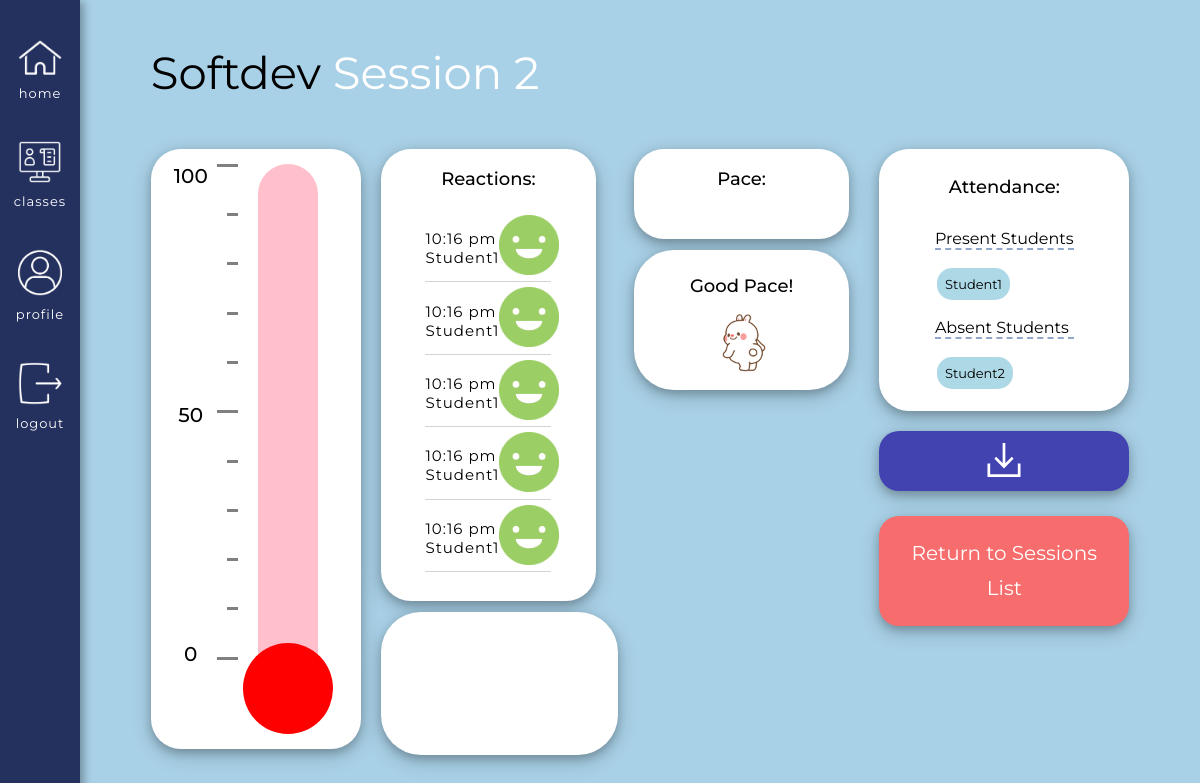
Page /classes/course/1/previous_session_data/2 (signed in) on the committed database.
### app/models.py (models this page shows, shortened)
class Courses(db.Model):
    id = db.Column(db.Integer, primary_key=True) # Always need ID
    course_name = db.Column(db.String(140), index=False, unique=False) # Not indexable or unique bc many people can have the same course
    code = db.Column(db.Integer, index=True, unique=True) # Indexable to link it back to the course name
    timestamp = db.Column(db.DateTime, index=True, default=datetime.utcnow) # Timestamp
    status = db.Column(db.Integer, index=False, unique=False, default=0) # 0 means the class is inactive, 1 is active
    teacher_id = db.Column(db.Integer, db.ForeignKey('user.id'))  # Taking the user ID from the user model, using backref of teacher will show you the actual teacher
    icon = db.Column(db.String(220), index=False, unique=False, default="/static/images/classes_books.png") # Icon option, turtle gif is set as the default
    color = db.Column(db.Integer, index=False, unique=False, default=0) # Adding the option to decide the color of the class
    signups = db.relationship('Signups', backref='course_id', lazy='dynamic') # This will show all the student signups for this course
    reactions = db.relationship('Reactions', backref='course_actual', lazy='dynamic') # This will show all the reactions for this course
    session = db.relationship('Session', backref='session_course_id', lazy='dynamic') # This will show you all the sessions of the course
    forms = db.relationship('Prompts', backref='course_form', lazy='dynamic') # This will show you all of the forms of the course
    responses = db.relationship('Responses', backref='course_response', lazy='dynamic') # This will show you all of the responses of the course

class Reactions(db.Model): # A base class for all models from Flask SQLAlchemy
    id = db.Column(db.Integer, primary_key=True) # every new database should have an ID so it knows how to organize the info passed in
    user_id = db.Column(db.Integer, db.ForeignKey('user.id')) # Taking the user ID from the user model, using the backref of reactor will show you the actual user
    reactions = db.Column(db.Integer, index=False, unique=False) # Creating a new column in the database for emotions. Not unique and not indexable
    reactions_course_id = db.Column(db.Integer, db.ForeignKey('courses.id')) # Using backref of course_actual will show you the actual course
    session_id = db.Column(db.Integer, db.ForeignKey('session.id')) # Using backref actual_session of will show you the actual session, e.g. <Session>
    timestamp = db.Column(db.DateTime, index=True, default=datetime.utcnow) # Timestamp

class User(UserMixin, db.Model):
    id = db.Column(db.Integer, primary_key=True)
    username = db.Column(db.String(64), index=True, unique=True) # adding columns to the database
    email = db.Column(db.String(120), index=True, unique=True)
    password_hash = db.Column(db.String(128))
    role = db.Column(db.Integer, index=False, unique=False) # 0 is Teacher, 1 is Student
    about_me = db.Column(db.String(140))
    last_seen = db.Column(db.DateTime, default=datetime.utcnow)
    posts = db.relationship('Post', backref='author', lazy='dynamic') # First part is calling it from the Post model, secret field is the backref (author)
    reactions = db.relationship('Reactions', backref='reactor', lazy='dynamic') # This will show all the reactions that this user has made
    teaches = db.relationship('Courses', backref='teacher', lazy='dynamic') # This will show all the courses that the user teaches
    signups = db.relationship('Signups', backref='student', lazy='dynamic') # This will show all of the signups of that user
    responses = db.relationship('Responses', backref='student_responder', lazy='dynamic') # This will show all the responses of that user
    prompts = db.relationship('Prompts', backref='teacher_prompter', lazy='dynamic') # This will show all forms of that teacher

### app/routes.py (the view)
@app.route('/classes/course/<course_id>/previous_session_data/<session_id>')
@login_required
def previous_session_data(course_id, session_id):
    teacher_id = Courses.query.get(course_id).teacher_id
    if current_user.id != teacher_id:
        return unauthorized_access()
    session = Session.query.get(session_id)
    course = session.session_course_id # This gives you the actual course
    course_id = session.course_id # This will give you the course id
    signups = Signups.query.filter_by(course=course_id).all() # List of students that are in this specific course
    reactions_specific = Reactions.query.filter_by(session_id=session_id).filter(Reactions.reactions<5).all() # List of reactions that happened in this specific course, specific session
    speeds_specific = Reactions.query.filter_by(session_id=session_id).filter(Reactions.reactions>5).all() # Speeds filtered out by the course ID and by the reaction number
    present_set = set()
    absent_set = set()
    for r in reactions_specific:
        if (r.reactor.role == 1): # If the reactor is a student
            present_set.add(r.reactor.username) # Then add to the present list
    for signup in signups: # Going through the list of signups
        if (signup.student.username not in present_set and signup.student.role == 1):
            absent_set.add(signup.student.username)
    speed_filtered = Reactions.query.filter_by(session_id=session_id).filter(Reactions.reactions>5).all() # Speeds filtered out by the session ID and by the reaction number
    faster = 0
    slower = 0
    speed_number = 0
    calculated_number = 0
    for s in speed_filtered:
        if s.reactions == 6: # Faster request
            faster += 1
        else: # Slower request
            slower += 1
    total = slower + faster
    if total != 0:
        calculated_number = (faster/total) * 100
    if calculated_number >= 91:
        speed_number = 10
    elif calculated_number >= 81:
        speed_number = 9
    elif calculated_number >= 71:
        speed_number = 8
    elif calculated_number >= 61:
        speed_number = 7
    elif calculated_number >= 51:
        speed_number = 6
    elif calculated_number >= 41:
        speed_number = 0 # Nothing will be shown at this point
    elif calculated_number >= 31:
        speed_number = 1
    elif calculated_number >= 21:
        speed_number = 2
    elif calculated_number >= 11:
        speed_number = 3
    elif calculated_number >= 1: # Smaller the number is, the slower the class should be
        speed_number = 4
    else:
        speed_number = 5
        if total == 0: # No speeds have been selected yet
            speed_number = 0
    return render_template('previous_session_data.html', course=course,
                                        course_id=course_id,
                                        reactions_specific=reactions_specific,
                                        speeds_specific=speeds_specific,
                                        session=session,
                                        speed_number=speed_number,
                                        session_id=session_id,
                                        present_list=list(present_set),
                                        absent_list=list(absent_set),
                                        title=course.course_name + " Session " + session_id)

### app/models.py (called while the page is built)
@login.user_loader
def load_user(id):
        return User.query.get(int(id))

### app/routes.py (called while the page is built)
@app.before_request # This function will be executed right before the view function
def before_request():
    if current_user.is_authenticated: # Checks whether the current user is logged in
        current_user.last_seen = datetime.utcnow() # Sets the last seen to the date using the UTC time zone
        db.session.commit() # Don't need to do db.session.add() because the user is already in the database (using a current_user)

### app/templates/previous_session_data.html (shortened to what this page needs)
{% extends "base.html" %}
{% block head %}
    <link rel="stylesheet" href="{{ url_for('static', filename='css/student.css') }}">
    <link rel="stylesheet" href="{{ url_for('static', filename='css/student_media.css') }}">
    <link rel="stylesheet" href="{{ url_for('static', filename='css/previous_data.css') }}">
{% endblock %}
{% block content %}
<div class = "roomsBox">
    <div class = "titleHolder">
        <h1>{{ course.course_name }} <span class = "white">Session {{ session_id }}</span></h1>
    </div>
    <div class = "overallContainer">
        <div class = "overallThermoContainer">
            <div class = "numHolder">
                <div class = "numbers">
                    <div class = "num">
                        <p>100</p>
                    </div>
                    <div class = "num">
                        <p>50</p>
                    </div>
                    <div class = "num">
                        <p>0</p>
                    </div>
                </div>
            </div>
            <div class = "dashHolder">
                <div class = "dashes">
                    <div id = "long" class = "dash"></div>
                    <div class = "dash"></div>
                    <div class = "dash"></div>
                    <div class = "dash"></div>
                    <div class = "dash"></div>
                    <div id = "long" class = "dash"></div>
                    <div class = "dash"></div>
                    <div class = "dash"></div>
                    <div class = "dash"></div>
                    <div class = "dash"></div>
                    <div id = "long" class = "dash"></div>
                </div>
            </div>
            <div class = "tempVisual">
                <div class = "thermometer_shell">
                </div>
                <div class = "thermoCircle">
                </div>
            </div>
        </div>
        <div class = "reactionsHolder teacherVersion">
            {% if current_user.role == 0 %}
                <div class = "bigReactionBox">
                    <div class = "teacherReactionHolder">
                        <div class = "reactionResultsHolder">
                            <h2> Reactions: </h2>
                            <div class = "scrollbar" id = "reactionResults">
                                <div class = "testingBox">
                                    {% for r in reactions_specific %}
                                    <div class = "userReactionView">
                                        {% if r.reactions == 0 %}
                                            <div class = "speedText">
                                                <p>{{ moment(r.timestamp).format('hh:mm a') }}</p>
                                                <p>{{ r.reactor.username }}</p>
                                            </div>
                                            <div>
                                                <img class = 'makeSmaller' src='../../../../static/images/Happy.png'>
                                            </div>
                                        {% endif %}
                                    </div>
                                    {% endfor %}
                                </div>
                            </div>
                        </div>
                        <div class = "vibeHolder teacherVibe">
                            <div id = "room_vibe" class = "teacherVibeInside">
                            </div>
                        </div>
                    </div>
                    <div class = "speedHolder">
                        <div class = "paceBox">
                            <h2> Pace: </h2>
                        </div>
                        <div id = "visualHolder" class = "teacherVisualHolder">
                            <div id = "paceTitle">
                                {% if speed_number > 5 %}
                                    <h2>Speed Up!</h2>
                                    <div class = "speedLine">
                                    {% for i in range(speed_number - 5) %}
                                        <div class = "visual_fast teacherSpeed">
                                            <img class = "turtle display" src = "{{ url_for('static', filename='images/Bunny.gif') }}">
                                        </div>
                                    {% endfor %}
                                    </div>
                                {% elif speed_number == 0 %}
                                    <h2>Good Pace!</h2>
                                    <img class = "makeSmaller" src = "{{ url_for('static', filename='images/GoodPace.gif') }}">
                                {% endif %}
                            </div>
                        </div>
                    </div>
                </div>
            {% endif %}
        </div>
        {% if current_user.role == 0 %}
        <div class = "attendanceBox">
            <div class = "attendanceSection">
                <h2>Attendance: </h2>
                <div id = "attendance">
                    <div id = "inside">
                        <h3>Present Students</h3>
                        <div id = "present">
                            {% for p in present_list %}
                                <p>{{ p }}</p>
                            {% endfor %}
                        </div>
                        <h3>Absent Students</h3>
                        <div id = "absent">
                            {% for a in absent_list %}
                                <p>{{ a }}</p>
                            {% endfor %}
                        </div>
                    </div>
                </div>
            </div>
            <div class = "openReportSection">
                <button title="Download a Report for this Session" id="openReport" type="button" onclick="redirectToDownloadPage( {{ session_id }})">
                    <img id="downloadImg" src="{{ url_for('static', filename='images/download.svg') }}" alt="Download Report">
                </button>
            </div>
            <div class = "endSection">
                <div class="endForm">
                    <a href ="/classes/course/{{ course_id }}/previous_session_list" class="endSessionButton">Return to Sessions List</a>
                </div>
            </div>
        </div>
        {% endif %}
    </div>
</div>
{% endblock %}

### app/static/css/base.css (style rules this page uses)
body { margin: 0 !important; font-family: "Montserrat", sans-serif; }
h1, p { margin: 0; }
h2, h3 { font-weight: 400; }

### app/static/css/previous_data.css (style rules this page uses)
.endForm { display: flex; justify-content: center; align-items: center; text-align: center; }
.endForm a { text-decoration: none; line-height: 35px; }
#reactionResults, #speedResults { display: flex; flex-direction: column; width: 90%; max-height: 380px; overflow-y: scroll; justify-content: flex-start; align-items: center; margin-bottom: 20px; margin-top: 10px; }
.testingBox { width: 65%; }

### rows in the picture
Courses: course_name "Softdev"
Reactions: timestamp "10:16 pm", reactor.username "Student1", reactions 0 (drawn)
Reactions: timestamp "10:16 pm", reactor.username "Student1", reactions 0 (drawn)
Reactions: timestamp "10:16 pm", reactor.username "Student1", reactions 0 (drawn)
Reactions: timestamp "10:16 pm", reactor.username "Student1", reactions 0 (drawn)
Reactions: timestamp "10:16 pm", reactor.username "Student1", reactions 0 (drawn)
User: username "Student1"
User: username "Student2"

### other values in the picture
{{ session_id }} "2"
